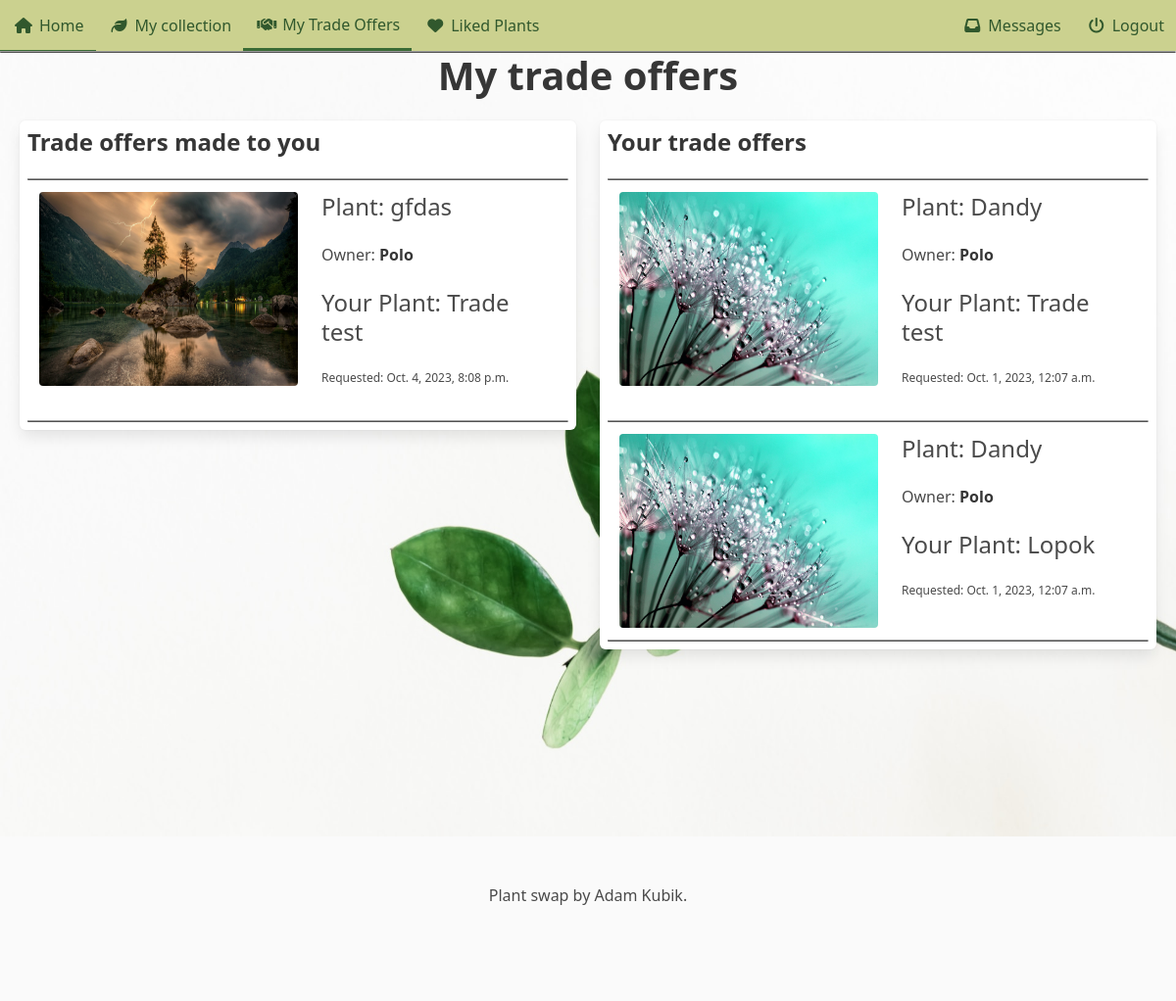
/accounts/trades/ (signed in), run on the app's committed database.
### plant_collection/models.py (models this page shows, shortened)
class Trade(models.Model):
    plant_offered = models.ForeignKey(
        Plant, on_delete=models.CASCADE, related_name="trades_offered"
    )
    plant_requested = models.ForeignKey(
        Plant, on_delete=models.CASCADE, related_name="trades_requested"
    )
    initiator = models.ForeignKey(
        settings.AUTH_USER_MODEL,
        on_delete=models.CASCADE,
        related_name="trades_initiated",
    )
    recipient = models.ForeignKey(
        settings.AUTH_USER_MODEL,
        on_delete=models.CASCADE,
        related_name="trades_received",
    )
    accepted = models.BooleanField(null=True, blank=True)
    offered_finalized = models.BooleanField(default=False)
    requested_finalized = models.BooleanField(default=False)
    finalized = models.BooleanField(default=False)
    created = models.DateTimeField(auto_now_add=True, null=True, blank=True)
    class Meta:
        unique_together = ["plant_offered", "plant_requested"]

class Plant(models.Model):
    nick_name = models.CharField(
        max_length=64, validators=[MinLengthValidator(3)], unique=True
    )
    created = models.DateTimeField(auto_now_add=True, null=True, blank=True)
    updated = models.DateTimeField(auto_now=True, null=True, blank=True)
    species = models.ForeignKey(
        Species, on_delete=models.SET_NULL, blank=True, null=True, related_name="plants"
    )
    owner = models.ForeignKey(
        settings.AUTH_USER_MODEL, on_delete=models.PROTECT, related_name="plants"
    )
    slug = models.SlugField(default="bugged-plant")
    for_trade = models.BooleanField(default=False)
    likes = models.ManyToManyField(User, related_name="liked")
    location = models.CharField(max_length=64, blank=True, null=True, default=None, help_text="City, State")
    def __str__(self):
        return self.nick_name

class Image(models.Model):
    plant = models.ForeignKey(Plant, on_delete=models.CASCADE, related_name="picture")
    image = models.ImageField(upload_to="pics")

### accounts/views.py (the view)
# urls.py: path('trades/', views.trades_view.as_view(), name='trades'),
class trades_view(LoginRequiredMixin, generic.View):
    template_name = 'accounts/offers.html'
    def get(self, request):
        req = Trade.objects.filter(recipient=request.user, finalized=False)
        offered = Trade.objects.filter(initiator=request.user, finalized=False)
        context = {'offers':offered, 'requests':req}
        return render(request, self.template_name, context)

### accounts/templates/accounts/offers.html (shortened to what this page needs)
{% extends "base.html" %}
{% load static %}
{% block header %}
<link rel="stylesheet" href="{% static "plant_collection/css/divider.css" %}">
{% endblock %}
{% block content %}
<h1 class='title is-size-1-widescreen is-size-2-desktop is-size-3-touch has-text-centered'>My trade offers</h1>
<div class='columns mx-2'>
    <div class='column is-6'>
        <div class='box'>
            <div class='columns is-multiline'>
                <h2 class='title is-size-3-widescreen is-size-4-desktop is-size-4-touch'>Trade offers made to you</h2>
                {% for req in requests %}
                <div class="divider"></div>
                <div class='column is-12 is-narrow trade-offer'>
                    <a href="{% url 'accounts:trade' pk=req.pk %}">
                        <div class='columns is-gapless'>
                            <div class='column is-4-widescreen is-6-desktop is-6-tablet'>
                                <div class='card-image'>
                                    <figure class='image is-4by3'>
                                        <img src="{{ req.plant_offered.picture.all.0.image.url }}" alt="Picture of a plant">
                                    </figure>
                                </div>
                            </div>
                            <div class='column is-8-widescreen is-6-desktop is-6-tablet'>
                                <div class='card-content'>
                                    <h2 class='subtitle is-size-4-desktop is-size-5-touch'>Plant: {{req.plant_offered.nick_name}}</h2>
                                    <h3 class='subtitle is-size-6-desktop is-size-6-touch'>Owner: <strong>{{req.plant_offered.owner}}</strong></h3>
                                    <h2 class='subtitle is-size-4-desktop is-size-5-touch'>Your Plant: {{req.plant_requested}}</h2>
                                    <h4 class='subtitle is-size-7'>Requested: {{req.plant_offered.created}}</h4>
                                </div>
                            </div>
                        </div>
                    </a>
                </div>
                {% empty %}
                <div class="divider"></div>
                <div class='column is-12 is-narrow'>
                    You have received no trade offers.
                </div>
                {% endfor %}
                <div class="divider"></div>
            </div>
        </div>
    </div>
    <div class='column is-6'>
        <div class='box'>
            <div class='columns is-multiline'>
                <h2 class='title is-size-3-widescreen is-size-4-desktop is-size-4-touch'>Your trade offers</h2>
                {% for offer in offers %}
                <div class="divider"></div>
                <div class='column is-12 is-narrow trade-offer'>
                    <a href="{% url 'accounts:trade' pk=offer.pk %}">
                        <div class='columns is-gapless'>
                            <div class='column is-4-widescreen is-6-desktop is-6-tablet'>
                                <div class='card-image'>
                                    <figure class='image is-4by3'>
                                        <img src="{{ offer.plant_requested.picture.all.0.image.url }}" alt="Picture of a plant">
                                    </figure>
                                </div>
                            </div>
                            <div class='column is-8-widescreen is-6-desktop is-6-tablet'>
                                <div class='card-content'>
                                    <h2 class='subtitle is-size-4-desktop is-size-5-touch'>Plant: {{offer.plant_requested.nick_name}}</h2>
                                    <h3 class='subtitle is-size-6-desktop is-size-6-touch'>Owner: <strong>{{offer.plant_requested.owner}}</strong></h3>
                                    <h2 class='subtitle is-size-4-desktop is-size-5-touch'>Your Plant: {{offer.plant_offered}}</h2>
                                    <h4 class='subtitle is-size-7'>Requested: {{offer.plant_requested.created}}</h4>
                                </div>
                            </div>
                        </div>
                    </a>
                </div>
                {% empty %}
                <div class="divider"></div>
                <div class='column is-12 is-narrow'>
                    You have not made any trade offers.
                </div>
                {% endfor %}
                <div class="divider"></div>
            </div>
        </div>
    </div>
</div>
{% endblock content %}

### plant_collection/static/plant_collection/css/divider.css (style rules this page uses)
.divider { border-bottom: 1px solid #000000; display: block; margin-left: auto; margin-right: auto; border-style: inset; border-width: 1px; width: 100%; }

### plant_collection/static/plant_collection/css/coloring.css (style rules this page uses)
a { color: #3A6B35 ; }

### accounts/templates/accounts/offers.html (style rules this page uses)
.card-content { padding-top: 0; }

### data on the page
Trade: plant_offered.picture.all.0.image (picture), plant_offered.nick_name "gfdas", plant_offered.owner "Polo", plant_requested "Trade test", plant_offered.created "Oct. 4, 2023, 8:08 p.m."
Trade: plant_requested.picture.all.0.image (picture), plant_requested.nick_name "Dandy", plant_requested.owner "Polo", plant_offered "Trade test", plant_requested.created "Oct. 1, 2023, 12:07 a.m."
Trade: plant_requested.picture.all.0.image (picture), plant_requested.nick_name "Dandy", plant_requested.owner "Polo", plant_offered "Lopok", plant_requested.created "Oct. 1, 2023, 12:07 a.m."
